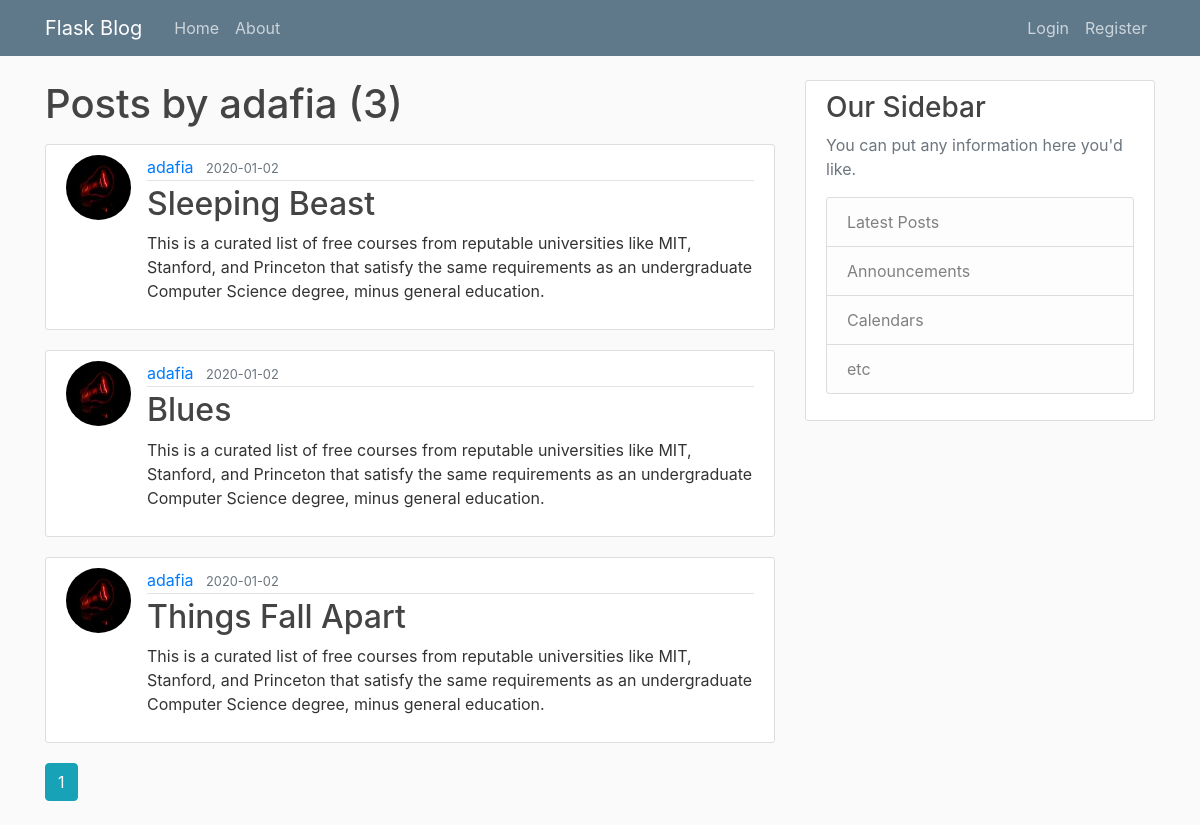
/user/adafia, run on an earlier commit of the app's database.
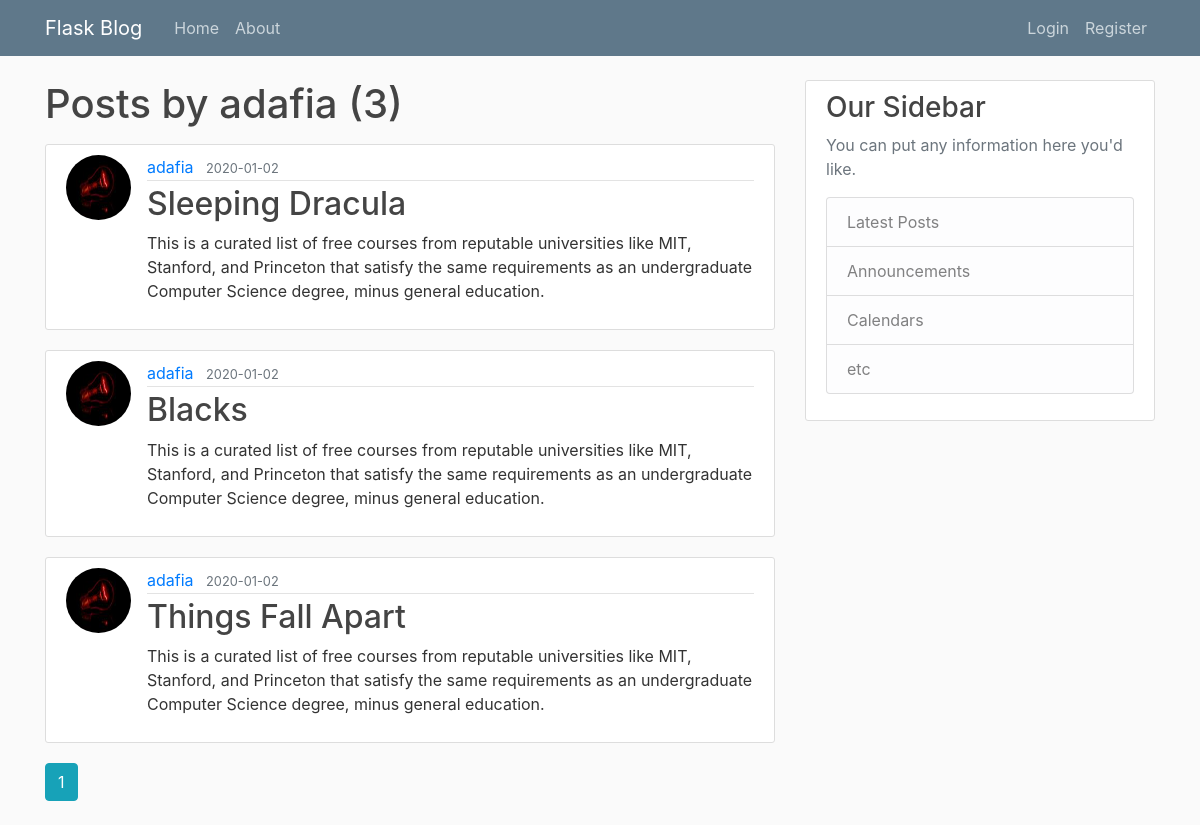
And on a later commit of the database.
### flaskblog/models.py (models this page shows, shortened)
class Post(db.Model):
    id = db.Column(db.Integer, primary_key=True)
    title = db.Column(db.String(100), nullable=False)
    date_posted = db.Column(db.DateTime, nullable=False,
                            default=datetime.utcnow)
    content = db.Column(db.Text, nullable=False)
    user_id = db.Column(db.Integer, db.ForeignKey('user.id'), nullable=False)

class User(db.Model, UserMixin):
    id = db.Column(db.Integer, primary_key=True)
    username = db.Column(db.String(20), unique=True, nullable=False)
    email = db.Column(db.String(120), unique=True, nullable=False)
    image_file = db.Column(db.String(20), nullable=False,
                           default='default.jpg')
    password = db.Column(db.String(60), nullable=False)
    posts = db.relationship('Post', backref='author', lazy=True)

### flaskblog/users/routes.py (the view)
@users.route('/user/<string:username>')
def user_posts(username):
    page = request.args.get('page', 1, type=int)
    user = User.query.filter_by(username=username).first_or_404()
    posts = Post.query.filter_by(author=user).order_by(
        Post.date_posted.desc()).paginate(page=page, per_page=5)
    return render_template('user_posts.html', posts=posts, user=user)

### flaskblog/templates/user_posts.html
{% extends "layout.html" %}
{% block content %}
<h1 class="mb-3">Posts by {{ user.username }} ({{ posts.total }})</h1>
{% for post in posts.items %}
<article class="media content-section">
    <img class="rounded-circle article-img"
        src="{{ url_for('static', filename='profile_pics/' + post.author.image_file) }}">
    <div class="media-body">
        <div class="article-metadata">
            <a class="mr-2"
                href="{{ url_for('users.user_posts', username=post.author.username) }}">{{ post.author.username }}</a>
            <small class="text-muted">{{ post.date_posted.strftime('%Y-%m-%d') }}</small>
        </div>
        <h2><a class="article-title" href="{{ url_for('posts.post', post_id=post.id) }}">{{ post.title }}</a></h2>
        <p class="article-content">{{ post.content }}</p>
    </div>
</article>
{% endfor %}
{% for page_num in posts.iter_pages(left_edge=1, right_edge=1, left_current=1, right_current=2) %}
{% if page_num %}
{% if posts.page == page_num %}
<a class="btn btn-info mb-4"
    href="{{ url_for('users.user_posts', username=user.username, page=page_num) }}">{{ page_num }}</a>
{% else %}
<a class="btn btn-outline-info mb-4"
    href="{{ url_for('users.user_posts', username=user.username, page=page_num) }}">{{ page_num }}</a>
{% endif %}
{% else %}
...
{% endif %}
{% endfor %}
{% endblock content %}

What changed in the data, as far as the page shows it:
changed Post: title "Sleeping Beast" → "Sleeping Dracula"
changed Post: title "Blues" → "Blacks"
